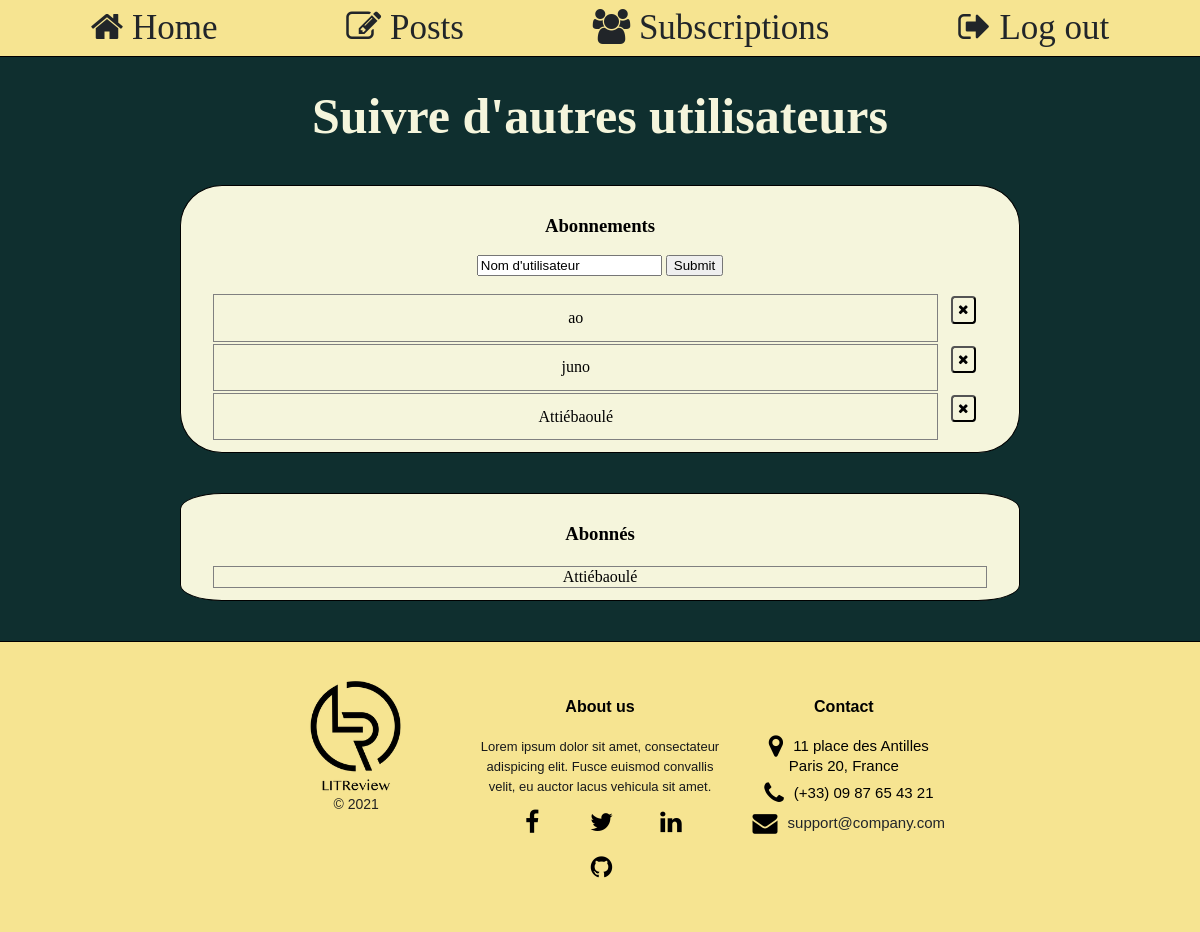
/subscriptions/ (signed in), run on the app's committed database.
### reviews_webapp/models.py (models this page shows)
class UserFollows(models.Model):
    user = models.ForeignKey(
        to=settings.AUTH_USER_MODEL,
        on_delete=models.CASCADE,
        related_name='following')
    followed_user = models.ForeignKey(
        to=settings.AUTH_USER_MODEL,
        on_delete=models.CASCADE, related_name='followed_by')
    class Meta:
        unique_together = ('user', 'followed_user', )

### authentication/models.py (models this page shows)
class User(AbstractUser):
    pass

### reviews_webapp/views.py (the view, shortened to what this page needs)
# urls.py: path('subscriptions/', reviews_webapp.views.SubscriptionPageView.as_view(), name='subscriptions'),
class SubscriptionPageView(LoginRequiredMixin, View):
    template_name = "reviews_webapp/subscriptions.html"
    sub_form = SubscriptionForm()
    def get(self, request, error_message=""):
        logged_in_user = request.user
        subscriptions = logged_in_user.following.all().order_by('id')
        followers = logged_in_user.followed_by.all()
        context = {
            "form": self.sub_form,
            "subscriptions": subscriptions,
            "subscribers": followers,
        }
        if error_message != "":
            context["error_message"] = error_message
        return render(request, self.template_name, context)

### reviews_webapp/forms.py (shortened to what this page needs)
class SubscriptionForm(forms.Form):
    username = forms.CharField(max_length=30, initial='Nom d\'utilisateur', required=False)

### reviews_webapp/templates/reviews_webapp/subscriptions.html (shortened to what this page needs)
{% extends 'base.html' %}
{% block content %}
<div>
    <h1>Suivre d'autres utilisateurs</h1>
    <div class="box follow_box">
        <h3>Abonnements</h3>
        <p>
            <form method="post">
                {{ form.username }}
                <input type="submit"/>
            </form>
        </p>
        <table>
            {% for relationship in subscriptions %}
                <tr>
                    <td class="friend-box">{{ relationship.followed_user.username }}</td>
                    <td>
                        <form action="{% url 'subscriptions' %}" method="post">
                            <button type="submit" value="{{ relationship.id }}" name="unsubscribe_id" method="post"><i class="fa fa-close"></i></button>
                        </form>
                    </td>
                </tr>
            {% endfor %}
        </table>
    </div>
    <div class="box follow_box">
        <h3>Abonnés</h3>
        <table>
            {% for relationship in subscribers %}
            <tr>
                <td class="friend-box">{{ relationship.user }}</td>
            </tr>
            {% endfor %}
        </table>
    </div>
</div>
{% endblock content %}

### static/css/style.css (style rules this page uses)
body { padding: 0px; margin: 0px; background-color: #0f2f2f; font-size: 16px; }
.box { border: 1px solid black; background-color: beige; padding: 10px; }
h1 { margin: 30px 0px; color: beige; font-size: 50px; }
h3 { size: 22px; }
p { font-size: 16px; }
button { border-radius: 15%; margin: 1px 10px; padding: 5px; background-color: beige; }
.follow_box { margin: 40px 0px; border-radius: 5% / 15%; justify-content: center; align-items: center; }
.follow_box table { width: 95%; margin: auto; }
.friend-box { text-align: center; width: 95%; border: 1px solid gray; vertical-align: middle; }

### data on the page
UserFollows: followed_user.username "ao", {{ relationship.id }} 17 (drawn)
UserFollows: followed_user.username "juno", {{ relationship.id }} 19 (drawn)
UserFollows: followed_user.username "Attiébaoulé", {{ relationship.id }} 22 (drawn)
UserFollows: user "Attiébaoulé"
